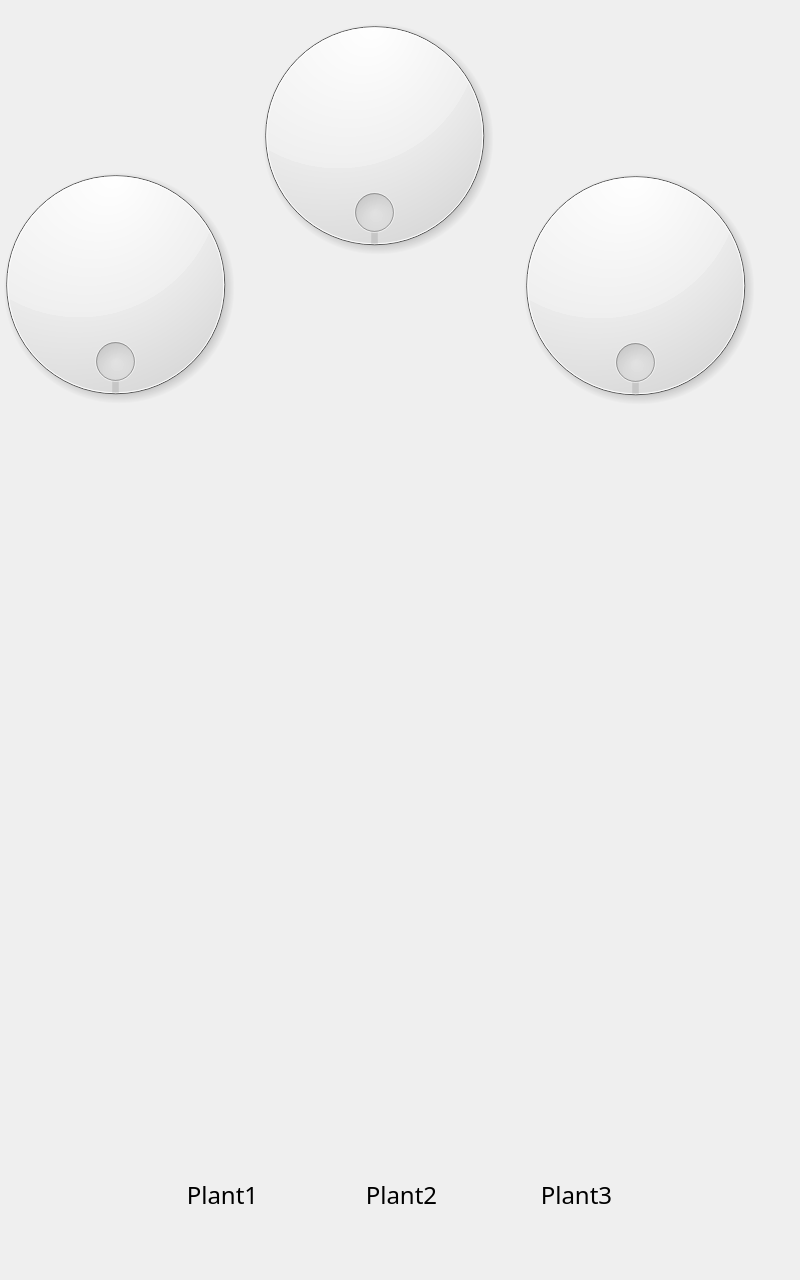
<?xml version="1.0" encoding="UTF-8"?>
<ui version="4.0">
 <class>PlantGenGUI</class>
 <widget class="QWidget" name="PlantGenGUI">
  <property name="geometry">
   <rect>
    <x>0</x>
    <y>0</y>
    <width>800</width>
    <height>1280</height>
   </rect>
  </property>
  <property name="windowTitle">
   <string>PlantGenGUI</string>
  </property>
  <widget class="QWidget" name="centralWidget">
   <widget class="QLabel" name="bgImg">
    <property name="geometry">
     <rect>
      <x>0</x>
      <y>0</y>
      <width>801</width>
      <height>1281</height>
     </rect>
    </property>
    <property name="text">
     <string/>
    </property>
    <property name="pixmap">
     <pixmap resource="resources.qrc">:/PlantGen/genBG.png</pixmap>
    </property>
   </widget>
   <widget class="ArrowDial" name="dialStalk">
    <property name="geometry">
     <rect>
      <x>239</x>
      <y>-10</y>
      <width>271</width>
      <height>291</height>
     </rect>
    </property>
    <property name="autoFillBackground">
     <bool>false</bool>
    </property>
    <property name="styleSheet">
     <string notr="true"/>
    </property>
    <property name="invertedAppearance">
     <bool>false</bool>
    </property>
    <property name="invertedControls">
     <bool>false</bool>
    </property>
    <property name="wrapping">
     <bool>true</bool>
    </property>
    <property name="notchesVisible">
     <bool>false</bool>
    </property>
   </widget>
   <widget class="ArrowDial" name="dialLeaf">
    <property name="geometry">
     <rect>
      <x>500</x>
      <y>140</y>
      <width>271</width>
      <height>291</height>
     </rect>
    </property>
    <property name="autoFillBackground">
     <bool>false</bool>
    </property>
    <property name="styleSheet">
     <string notr="true"/>
    </property>
    <property name="invertedAppearance">
     <bool>false</bool>
    </property>
    <property name="invertedControls">
     <bool>false</bool>
    </property>
    <property name="wrapping">
     <bool>true</bool>
    </property>
    <property name="notchesVisible">
     <bool>false</bool>
    </property>
   </widget>
   <widget class="ArrowDial" name="dialFlower">
    <property name="geometry">
     <rect>
      <x>-20</x>
      <y>139</y>
      <width>271</width>
      <height>291</height>
     </rect>
    </property>
    <property name="autoFillBackground">
     <bool>false</bool>
    </property>
    <property name="styleSheet">
     <string notr="true"/>
    </property>
    <property name="invertedAppearance">
     <bool>false</bool>
    </property>
    <property name="invertedControls">
     <bool>false</bool>
    </property>
    <property name="wrapping">
     <bool>true</bool>
    </property>
    <property name="notchesVisible">
     <bool>false</bool>
    </property>
   </widget>
   <widget class="QLabel" name="plant1Label">
    <property name="geometry">
     <rect>
      <x>141</x>
      <y>1165</y>
      <width>163</width>
      <height>59</height>
     </rect>
    </property>
    <property name="font">
     <font>
      <family>Pristina</family>
      <pointsize>18</pointsize>
     </font>
    </property>
    <property name="text">
     <string>Plant1</string>
    </property>
    <property name="alignment">
     <set>Qt::AlignCenter</set>
    </property>
   </widget>
   <widget class="QLabel" name="plant2Label">
    <property name="geometry">
     <rect>
      <x>320</x>
      <y>1165</y>
      <width>163</width>
      <height>59</height>
     </rect>
    </property>
    <property name="font">
     <font>
      <family>Pristina</family>
      <pointsize>18</pointsize>
     </font>
    </property>
    <property name="text">
     <string>Plant2</string>
    </property>
    <property name="alignment">
     <set>Qt::AlignCenter</set>
    </property>
   </widget>
   <widget class="QLabel" name="plant3Label">
    <property name="geometry">
     <rect>
      <x>495</x>
      <y>1165</y>
      <width>163</width>
      <height>59</height>
     </rect>
    </property>
    <property name="font">
     <font>
      <family>Pristina</family>
      <pointsize>18</pointsize>
     </font>
    </property>
    <property name="text">
     <string>Plant3</string>
    </property>
    <property name="alignment">
     <set>Qt::AlignCenter</set>
    </property>
   </widget>
   <widget class="QLabel" name="glowThorns">
    <property name="enabled">
     <bool>true</bool>
    </property>
    <property name="geometry">
     <rect>
      <x>-16</x>
      <y>622</y>
      <width>177</width>
      <height>205</height>
     </rect>
    </property>
    <property name="text">
     <string/>
    </property>
    <property name="pixmap">
     <pixmap resource="resources.qrc">:/PlantGen/iconGlow.png</pixmap>
    </property>
   </widget>
   <widget class="QLabel" name="iconApple">
    <property name="geometry">
     <rect>
      <x>702</x>
      <y>800</y>
      <width>76</width>
      <height>102</height>
     </rect>
    </property>
    <property name="text">
     <string/>
    </property>
    <property name="pixmap">
     <pixmap resource="resources.qrc">:/PlantGen/iconApple.png</pixmap>
    </property>
   </widget>
   <widget class="QLabel" name="iconToy">
    <property name="geometry">
     <rect>
      <x>702</x>
      <y>669</y>
      <width>76</width>
      <height>102</height>
     </rect>
    </property>
    <property name="text">
     <string/>
    </property>
    <property name="pixmap">
     <pixmap resource="resources.qrc">:/PlantGen/iconToy.png</pixmap>
    </property>
   </widget>
   <widget class="QLabel" name="iconTree">
    <property name="geometry">
     <rect>
      <x>701</x>
      <y>934</y>
      <width>76</width>
      <height>102</height>
     </rect>
    </property>
    <property name="text">
     <string/>
    </property>
    <property name="pixmap">
     <pixmap resource="resources.qrc">:/PlantGen/iconTree.png</pixmap>
    </property>
   </widget>
   <widget class="QLabel" name="iconRain">
    <property name="geometry">
     <rect>
      <x>702</x>
      <y>536</y>
      <width>76</width>
      <height>102</height>
     </rect>
    </property>
    <property name="text">
     <string/>
    </property>
    <property name="pixmap">
     <pixmap resource="resources.qrc">:/PlantGen/iconRain.png</pixmap>
    </property>
   </widget>
   <widget class="QLabel" name="iconNose">
    <property name="geometry">
     <rect>
      <x>21</x>
      <y>933</y>
      <width>76</width>
      <height>102</height>
     </rect>
    </property>
    <property name="text">
     <string/>
    </property>
    <property name="pixmap">
     <pixmap resource="resources.qrc">:/PlantGen/iconNose.png</pixmap>
    </property>
   </widget>
   <widget class="QLabel" name="iconThorns">
    <property name="geometry">
     <rect>
      <x>20</x>
      <y>667</y>
      <width>76</width>
      <height>102</height>
     </rect>
    </property>
    <property name="text">
     <string/>
    </property>
    <property name="pixmap">
     <pixmap resource="resources.qrc">:/PlantGen/iconThorns.png</pixmap>
    </property>
   </widget>
   <widget class="QLabel" name="iconSkull">
    <property name="geometry">
     <rect>
      <x>21</x>
      <y>798</y>
      <width>76</width>
      <height>102</height>
     </rect>
    </property>
    <property name="text">
     <string/>
    </property>
    <property name="pixmap">
     <pixmap resource="resources.qrc">:/PlantGen/iconSkull.png</pixmap>
    </property>
   </widget>
   <widget class="QLabel" name="iconSun">
    <property name="geometry">
     <rect>
      <x>19</x>
      <y>536</y>
      <width>76</width>
      <height>102</height>
     </rect>
    </property>
    <property name="text">
     <string/>
    </property>
    <property name="pixmap">
     <pixmap resource="resources.qrc">:/PlantGen/iconSun.png</pixmap>
    </property>
   </widget>
   <widget class="QLabel" name="glowSkull">
    <property name="geometry">
     <rect>
      <x>-16</x>
      <y>751</y>
      <width>169</width>
      <height>210</height>
     </rect>
    </property>
    <property name="text">
     <string/>
    </property>
    <property name="pixmap">
     <pixmap resource="resources.qrc">:/PlantGen/iconGlow.png</pixmap>
    </property>
   </widget>
   <widget class="QLabel" name="glowSun">
    <property name="geometry">
     <rect>
      <x>-16</x>
      <y>487</y>
      <width>183</width>
      <height>208</height>
     </rect>
    </property>
    <property name="text">
     <string/>
    </property>
    <property name="pixmap">
     <pixmap resource="resources.qrc">:/PlantGen/iconGlow.png</pixmap>
    </property>
   </widget>
   <widget class="QLabel" name="glowNose">
    <property name="geometry">
     <rect>
      <x>-16</x>
      <y>889</y>
      <width>158</width>
      <height>201</height>
     </rect>
    </property>
    <property name="text">
     <string/>
    </property>
    <property name="pixmap">
     <pixmap resource="resources.qrc">:/PlantGen/iconGlow.png</pixmap>
    </property>
   </widget>
   <widget class="QLabel" name="glowRain">
    <property name="geometry">
     <rect>
      <x>665</x>
      <y>491</y>
      <width>191</width>
      <height>200</height>
     </rect>
    </property>
    <property name="text">
     <string/>
    </property>
    <property name="pixmap">
     <pixmap resource="resources.qrc">:/PlantGen/iconGlow.png</pixmap>
    </property>
   </widget>
   <widget class="QLabel" name="glowApple">
    <property name="geometry">
     <rect>
      <x>665</x>
      <y>755</y>
      <width>186</width>
      <height>202</height>
     </rect>
    </property>
    <property name="text">
     <string/>
    </property>
    <property name="pixmap">
     <pixmap resource="resources.qrc">:/PlantGen/iconGlow.png</pixmap>
    </property>
   </widget>
   <widget class="QLabel" name="glowTree">
    <property name="geometry">
     <rect>
      <x>665</x>
      <y>886</y>
      <width>179</width>
      <height>206</height>
     </rect>
    </property>
    <property name="text">
     <string/>
    </property>
    <property name="pixmap">
     <pixmap resource="resources.qrc">:/PlantGen/iconGlow.png</pixmap>
    </property>
   </widget>
   <widget class="QLabel" name="glowToy">
    <property name="geometry">
     <rect>
      <x>665</x>
      <y>620</y>
      <width>198</width>
      <height>208</height>
     </rect>
    </property>
    <property name="text">
     <string/>
    </property>
    <property name="pixmap">
     <pixmap resource="resources.qrc">:/PlantGen/iconGlow.png</pixmap>
    </property>
   </widget>
   <widget class="QLabel" name="flowerPlant1">
    <property name="geometry">
     <rect>
      <x>95</x>
      <y>326</y>
      <width>97</width>
      <height>99</height>
     </rect>
    </property>
    <property name="text">
     <string/>
    </property>
    <property name="pixmap">
     <pixmap resource="resources.qrc">:/PlantGen/stalkCactus.png</pixmap>
    </property>
   </widget>
   <widget class="QLabel" name="flowerPlant2">
    <property name="geometry">
     <rect>
      <x>38</x>
      <y>213</y>
      <width>97</width>
      <height>99</height>
     </rect>
    </property>
    <property name="text">
     <string/>
    </property>
    <property name="pixmap">
     <pixmap resource="resources.qrc">:/PlantGen/stalkCactus.png</pixmap>
    </property>
   </widget>
   <widget class="QLabel" name="flowerPlant3">
    <property name="geometry">
     <rect>
      <x>153</x>
      <y>211</y>
      <width>97</width>
      <height>99</height>
     </rect>
    </property>
    <property name="text">
     <string/>
    </property>
    <property name="pixmap">
     <pixmap resource="resources.qrc">:/PlantGen/stalkCactus.png</pixmap>
    </property>
   </widget>
   <widget class="QLabel" name="stalkPlant3">
    <property name="geometry">
     <rect>
      <x>410</x>
      <y>58</y>
      <width>97</width>
      <height>99</height>
     </rect>
    </property>
    <property name="text">
     <string/>
    </property>
    <property name="pixmap">
     <pixmap resource="resources.qrc">:/PlantGen/stalkCactus.png</pixmap>
    </property>
   </widget>
   <widget class="QLabel" name="stalkPlant1">
    <property name="geometry">
     <rect>
      <x>352</x>
      <y>171</y>
      <width>97</width>
      <height>99</height>
     </rect>
    </property>
    <property name="text">
     <string/>
    </property>
    <property name="pixmap">
     <pixmap resource="resources.qrc">:/PlantGen/stalkCactus.png</pixmap>
    </property>
   </widget>
   <widget class="QLabel" name="stalkPlant2">
    <property name="geometry">
     <rect>
      <x>297</x>
      <y>67</y>
      <width>97</width>
      <height>99</height>
     </rect>
    </property>
    <property name="text">
     <string/>
    </property>
    <property name="pixmap">
     <pixmap resource="resources.qrc">:/PlantGen/stalkCactus.png</pixmap>
    </property>
   </widget>
   <widget class="QLabel" name="leafPlant2">
    <property name="geometry">
     <rect>
      <x>548</x>
      <y>223</y>
      <width>97</width>
      <height>99</height>
     </rect>
    </property>
    <property name="text">
     <string/>
    </property>
    <property name="pixmap">
     <pixmap resource="resources.qrc">:/PlantGen/stalkCactus.png</pixmap>
    </property>
   </widget>
   <widget class="QLabel" name="leafPlant3">
    <property name="geometry">
     <rect>
      <x>668</x>
      <y>213</y>
      <width>97</width>
      <height>99</height>
     </rect>
    </property>
    <property name="text">
     <string/>
    </property>
    <property name="pixmap">
     <pixmap resource="resources.qrc">:/PlantGen/stalkCactus.png</pixmap>
    </property>
   </widget>
   <widget class="QLabel" name="leafPlant1">
    <property name="geometry">
     <rect>
      <x>611</x>
      <y>327</y>
      <width>97</width>
      <height>99</height>
     </rect>
    </property>
    <property name="text">
     <string/>
    </property>
    <property name="pixmap">
     <pixmap resource="resources.qrc">:/PlantGen/stalkCactus.png</pixmap>
    </property>
   </widget>
   <zorder>bgImg</zorder>
   <zorder>plant1Label</zorder>
   <zorder>plant2Label</zorder>
   <zorder>plant3Label</zorder>
   <zorder>glowThorns</zorder>
   <zorder>glowSkull</zorder>
   <zorder>glowSun</zorder>
   <zorder>glowNose</zorder>
   <zorder>glowRain</zorder>
   <zorder>glowApple</zorder>
   <zorder>glowTree</zorder>
   <zorder>glowToy</zorder>
   <zorder>iconNose</zorder>
   <zorder>iconRain</zorder>
   <zorder>iconSkull</zorder>
   <zorder>iconToy</zorder>
   <zorder>iconApple</zorder>
   <zorder>iconTree</zorder>
   <zorder>iconThorns</zorder>
   <zorder>iconSun</zorder>
   <zorder>flowerPlant1</zorder>
   <zorder>flowerPlant2</zorder>
   <zorder>flowerPlant3</zorder>
   <zorder>stalkPlant3</zorder>
   <zorder>stalkPlant1</zorder>
   <zorder>stalkPlant2</zorder>
   <zorder>leafPlant2</zorder>
   <zorder>leafPlant3</zorder>
   <zorder>leafPlant1</zorder>
   <zorder>dialStalk</zorder>
   <zorder>dialFlower</zorder>
   <zorder>dialLeaf</zorder>
  </widget>
 </widget>
 <layoutdefault spacing="6" margin="11"/>
 <customwidgets>
  <customwidget>
   <class>ArrowDial</class>
   <extends>QDial</extends>
   <header>ArrowDial.h</header>
  </customwidget>
 </customwidgets>
 <resources>
  <include location="resources.qrc"/>
 </resources>
 <connections/>
</ui>
